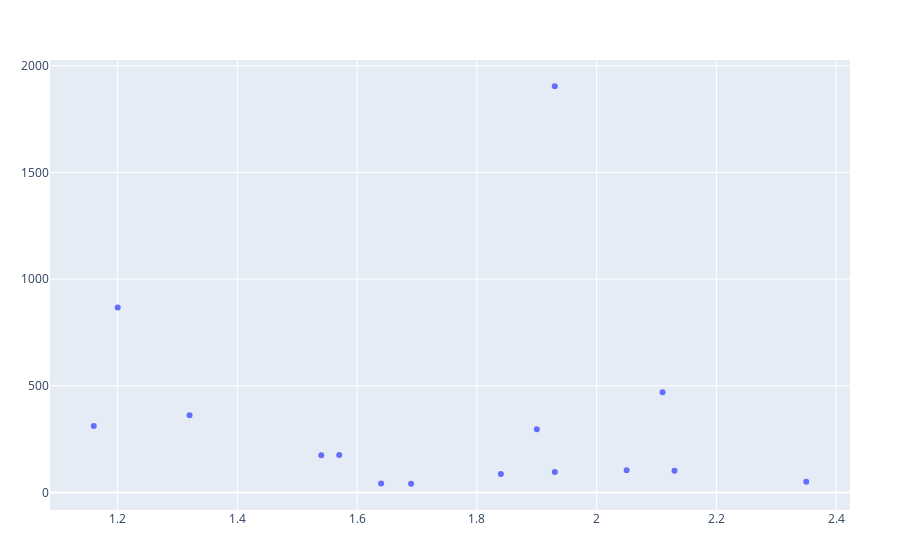

The notebook cell this image was saved under:
### Code cell
plot(scatter(agri_col_cleansed, x=:Phosphorus, y=:num_of_protests, mode="markers"))

### Figure 1 — Plotly figure (JSON) as saved in the notebook; plotly's stock layout.template omitted (floating-point values rounded to 4 significant figures)
{"data": [{"mode": "markers", "type": "scatter", "x": [1.57, 2.13, 1.64, 1.2, 1.93, 1.9, 2.35, 1.84, 1.16, 1.54, 1.93, 2.11, 1.69, 1.32, 2.05], "y": [176, 102, 42, 867, 96, 296, 50, 87, 312, 175, 1904, 470, 41, 362, 104]}], "layout": {"margin": {"b": 50, "l": 50, "r": 50, "t": 60}}}
